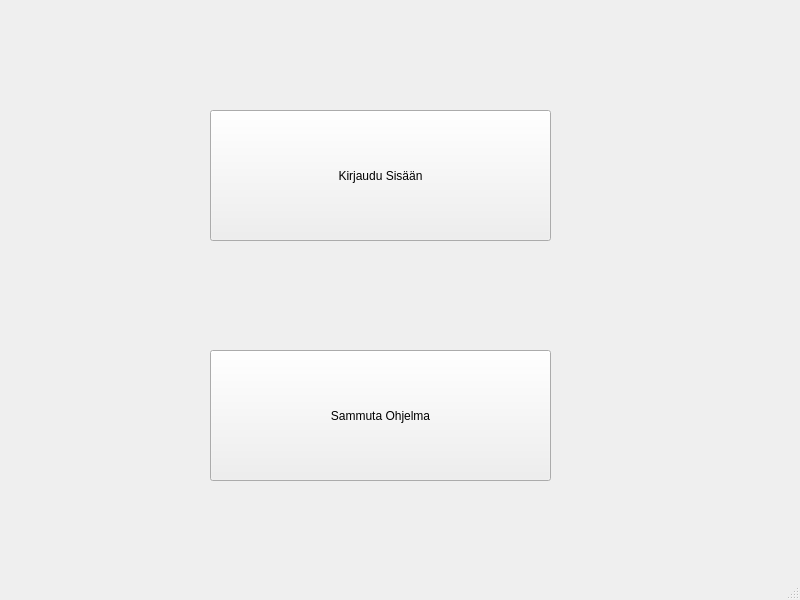
<?xml version="1.0" encoding="UTF-8"?>
<ui version="4.0">
 <class>MainWindow</class>
 <widget class="QMainWindow" name="MainWindow">
  <property name="geometry">
   <rect>
    <x>0</x>
    <y>0</y>
    <width>800</width>
    <height>600</height>
   </rect>
  </property>
  <property name="windowTitle">
   <string>Ryhmä 14 Bank Simulation</string>
  </property>
  <widget class="QWidget" name="centralwidget">
   <widget class="QPushButton" name="loginButton">
    <property name="geometry">
     <rect>
      <x>210</x>
      <y>110</y>
      <width>341</width>
      <height>131</height>
     </rect>
    </property>
    <property name="autoFillBackground">
     <bool>false</bool>
    </property>
    <property name="text">
     <string>Kirjaudu Sisään</string>
    </property>
   </widget>
   <widget class="QPushButton" name="quitButton">
    <property name="geometry">
     <rect>
      <x>210</x>
      <y>350</y>
      <width>341</width>
      <height>131</height>
     </rect>
    </property>
    <property name="text">
     <string>Sammuta Ohjelma</string>
    </property>
   </widget>
  </widget>
  <widget class="QMenuBar" name="menubar">
   <property name="geometry">
    <rect>
     <x>0</x>
     <y>0</y>
     <width>800</width>
     <height>21</height>
    </rect>
   </property>
  </widget>
  <widget class="QStatusBar" name="statusbar"/>
 </widget>
 <resources/>
 <connections/>
</ui>
